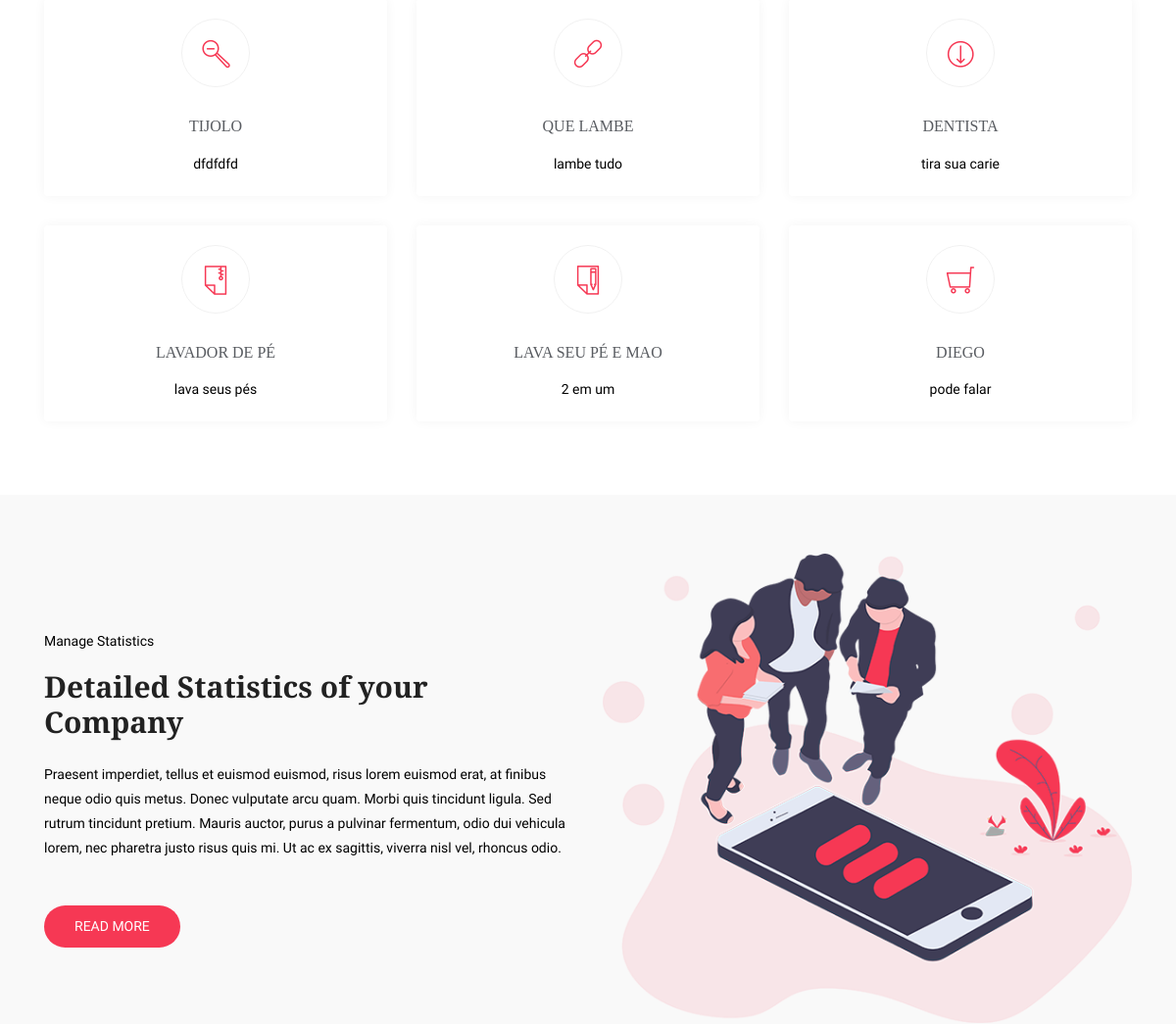
The app's page /fusion/home/ (signed in, middle part), older data.
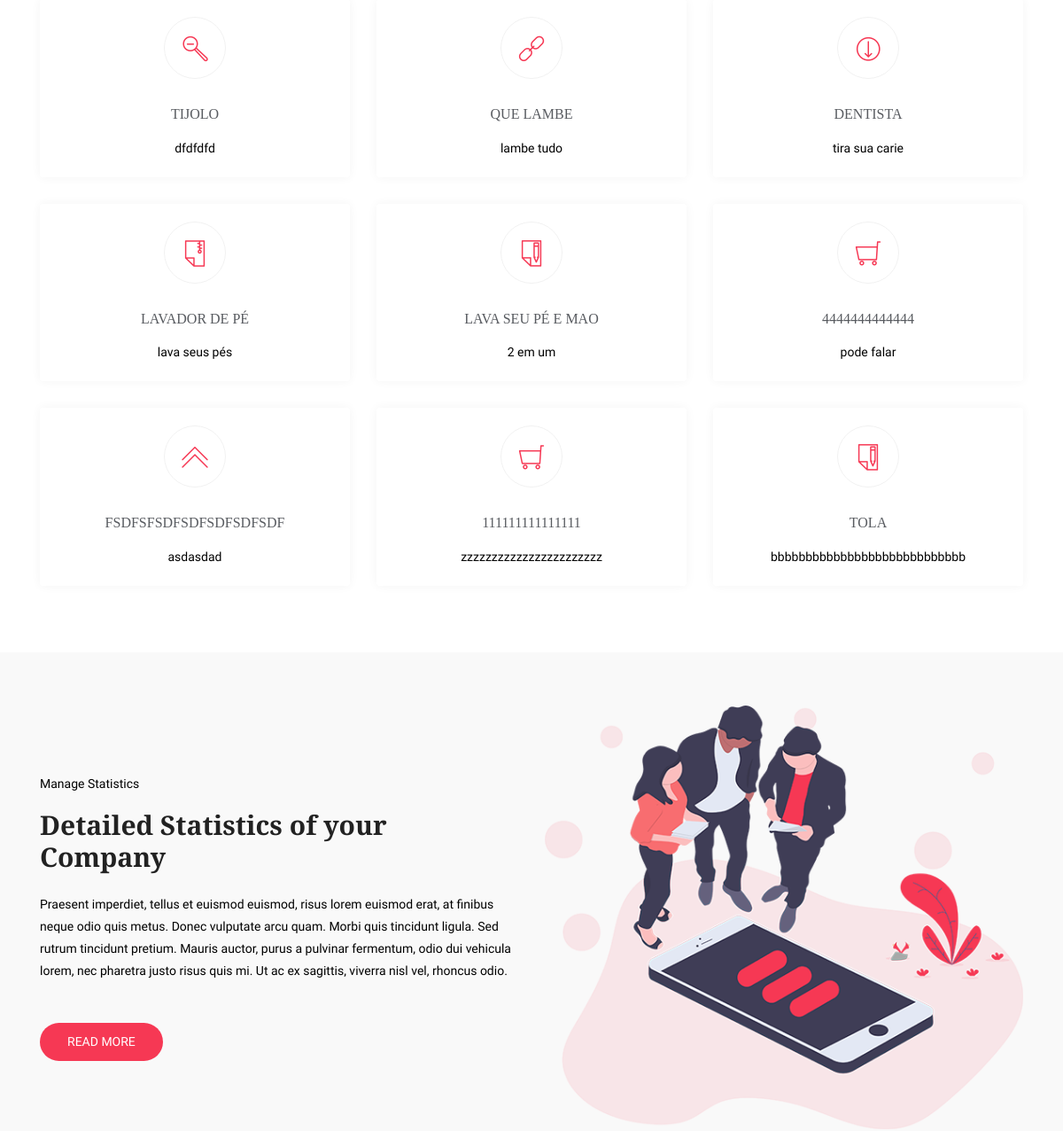
The same page, newer data.
### fusion/models.py (models this page shows, shortened)
class Service(models.Model):
    STATUS_CHOICE = (
        ('active', 'Ativo'),
        ('deleted', 'Deletado'),
        ('blocked', 'Bloqueado'),
    )
    titulo = models.CharField('Titulo', max_length=100)
    descricao = models.TextField('Descrição', blank=True, null=True, )
    icone = models.CharField('Ícone', max_length=100, choices=ICONS_CHOICE)
    empresa = models.ForeignKey(Empresa, on_delete=models.CASCADE, related_name="services",
                                verbose_name='Empresa')  # relaciona o registro da tabela com o registro da tabela  Empresa
    liberado = models.BooleanField('Liberado', default=False)
    status = models.CharField('Status', choices=STATUS_CHOICE, default=STATUS_CHOICE[0][0], max_length=11, null=True, blank=True)
    class Meta:
        verbose_name = 'Serviço'
        verbose_name_plural = 'Serviços'

### fusion/views.py (the view)
# urls.py: path('home/', login_required(views.PaginaInicial.as_view()), name='inicial'),
@method_decorator(csrf_exempt, name='dispatch')
class PaginaInicial(TemplateView):
    template_name = 'fusion.html'
    def get_context_data(self, **kwargs):
        sel_experiencia = self.request.GET.get("experiencia",0)
        user = self.request.user
        empresa = user.empresa
        context = super(PaginaInicial, self).get_context_data()
        services = Service.objects.filter(empresa=empresa)
        context["services"] = services
        resources = Resource.objects.filter(empresa=empresa)
        context["resources"] = resources
        teams = Team.objects.filter(empresa=empresa, experiencia__gte=sel_experiencia)
        context["teams"] = teams
        plans = Plan.objects.filter(empresa=empresa)
        context["plans"] = plans
        speechs = Speech.objects.filter(empresa=empresa)
        context["speechs"] = speechs
        form = ContactForm
        context["form"] = form
        context["sel_experiencia"] = sel_experiencia
        return context

### fusion/models.py (called while the page is built)
    def __str__(self):
        return f'{self.nome} | {self.cidade} - {self.estado}'

### templates/fusion.html (shortened to what this page needs)
{% load static %}
<!DOCTYPE html>
<html lang="en">
<head>
    <link rel="stylesheet" href="{% static 'assets/css/bootstrap.min.css' %}">
    <link rel="stylesheet" href="{% static 'assets/fonts/line-icons.css' %}">
    <link rel="stylesheet" href="{% static 'assets/css/owl.carousel.min.css' %}">
    <link rel="stylesheet" href="{% static 'assets/css/owl.theme.css' %}">
    <link rel="stylesheet" href="{% static 'assets/css/animate.css' %}">
    <link rel="stylesheet" href="{% static 'assets/css/main.css' %}">
    <link rel="stylesheet" href="{% static 'assets/css/responsive.css' %}">
    <link rel="stylesheet" href="{% static 'assets/css/custom.css' %}">
</head>
<body>
<section id="services" class="section-padding">
    <div class="container">
        <div class="row">
            {% for service in services %}
            {% include "partials/service.html" %}
            {% endfor %}
        </div>
    </div>
</section>
<div class="about-area section-padding bg-gray">
    <div class="container">
        <div class="row">
            <div class="col-lg-6 col-md-12 col-xs-12 info">
                <div class="about-wrapper wow fadeInLeft" data-wow-delay="0.3s">
                    <div>
                        <div class="site-heading">
                            <p class="mb-3">Manage Statistics</p>
                            <h2 class="section-title">Detailed Statistics of your Company</h2>
                        </div>
                        <div class="content">
                            <p>
                                Praesent imperdiet, tellus et euismod euismod, risus lorem euismod erat, at finibus
                                neque odio quis metus. Donec vulputate arcu quam. Morbi quis tincidunt ligula. Sed
                                rutrum tincidunt pretium. Mauris auctor, purus a pulvinar fermentum, odio dui vehicula
                                lorem, nec pharetra justo risus quis mi. Ut ac ex sagittis, viverra nisl vel, rhoncus
                                odio.
                            </p>
                            <a href="#" class="btn btn-common mt-3">Read More</a>
                        </div>
                    </div>
                </div>
            </div>
            <div class="col-lg-6 col-md-12 col-xs-12 wow fadeInRight" data-wow-delay="0.3s">
                <img class="img-fluid" src="{% static 'assets/img/about/img-1.png' %}" alt="">
            </div>
        </div>
    </div>
</div>

### templates/partials/service.html
<div class="col-md-6 col-lg-4 col-xs-12">
    <div class="services-item wow fadeInRight" data-wow-delay="0.3s">
        <div class="icon">
            <i class="{{ service.icone }}"></i>
        </div>
        <div class="services-content">
            <h3><a href="{% url 'site:service_detail' pk=service.id %}">{{ service.titulo }}</a></h3>
            <p>{{ service.descricao }} </p>
        </div>
    </div>
</div>

Row changes from the older to the newer data that the page shows:
changed Service "pode falar": titulo "DIEGO" → "4444444444444"
now on this page (row edited): Service: titulo "FSDFSFSDFSDFSDFSDFSDF", descricao "asdasdad"
now on this page (row edited): Service: titulo "111111111111111", descricao "zzzzzzzzzzzzzzzzzzzzzzz"
added Service: titulo "TOLA", descricao "bbbbbbbbbbbbbbbbbbbbbbbbbbbb"
